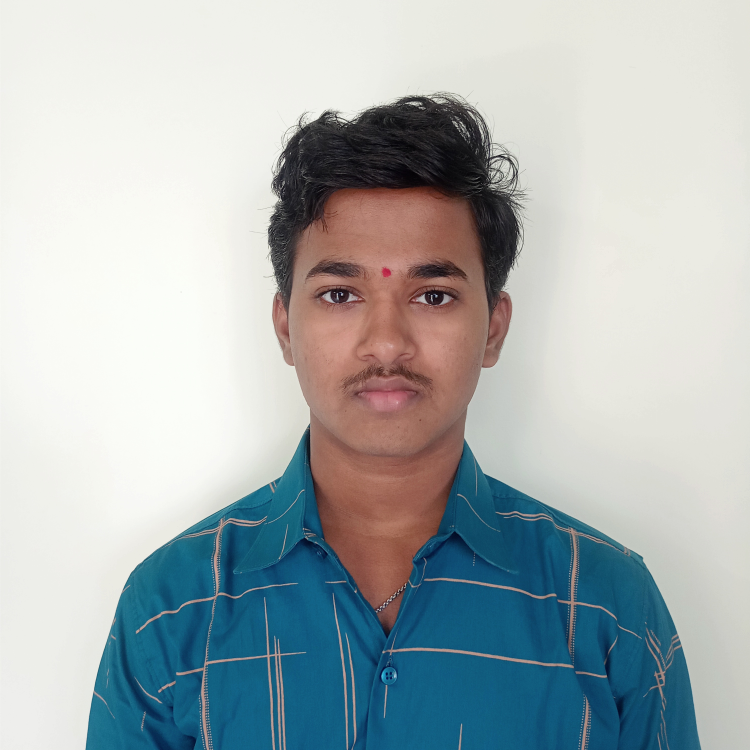
#> input picture vardhan.jpg, 3000 x 3000 px, given in place of the camera (shown at 1/4 size)
$ python face_detect.py
#> lines starting #> are read from the running program, lines starting #| are printed output that depends on the picture
import cv2

cap = cv2.VideoCapture(0, cv2.CAP_DSHOW)

face_cascade = cv2.CascadeClassifier(cv2.data.haarcascades + 'haarcascade_frontalface_default.xml')
while True:
    ret, frame = cap.read()
#> frame is the input picture: shape (3000, 3000, 3); mean B, G, R 179.7, 177.9, 168.5
    if not ret:
        break

    gray = cv2.cvtColor(frame, cv2.COLOR_BGR2GRAY)
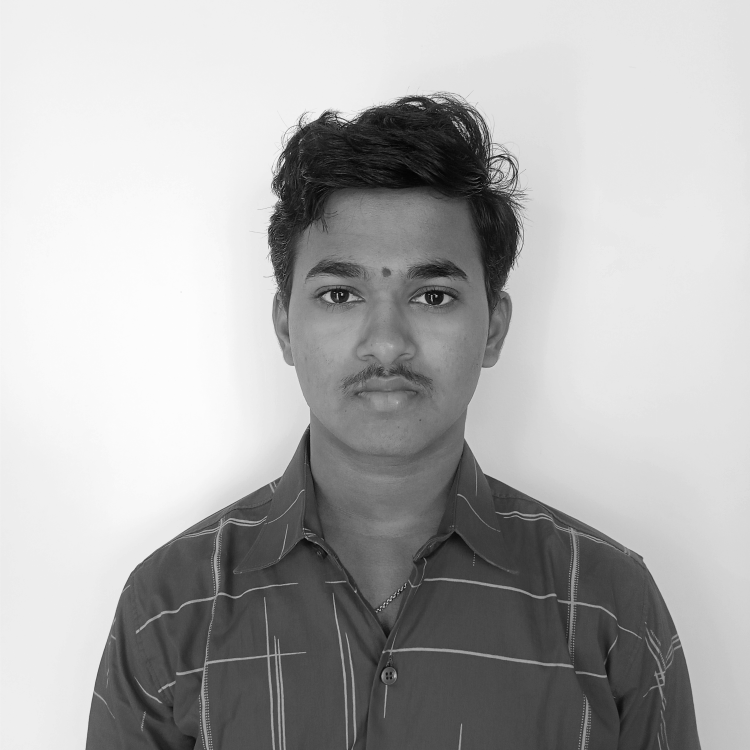
#> gray: shape (3000, 3000) (shown at 1/4 size); min 0, max 255, mean 175.3
    faces = face_cascade.detectMultiScale(gray, 1.1, 5, minSize=(30, 30))
#> faces = [[1528, 2673, 55, 55], [1015, 750, 1073, 1073]]

    for (x, y, w, h) in faces:
        cv2.rectangle(frame, (x, y), (x + w, y + h), (0, 255, 0), 2)
        cv2.putText(frame, "Face", (x, y - 10), cv2.FONT_HERSHEY_SIMPLEX, 0.7, (0, 255, 0), 2)
#> this loop made 2 passes

    resized_output = cv2.resize(frame, (900, 600))
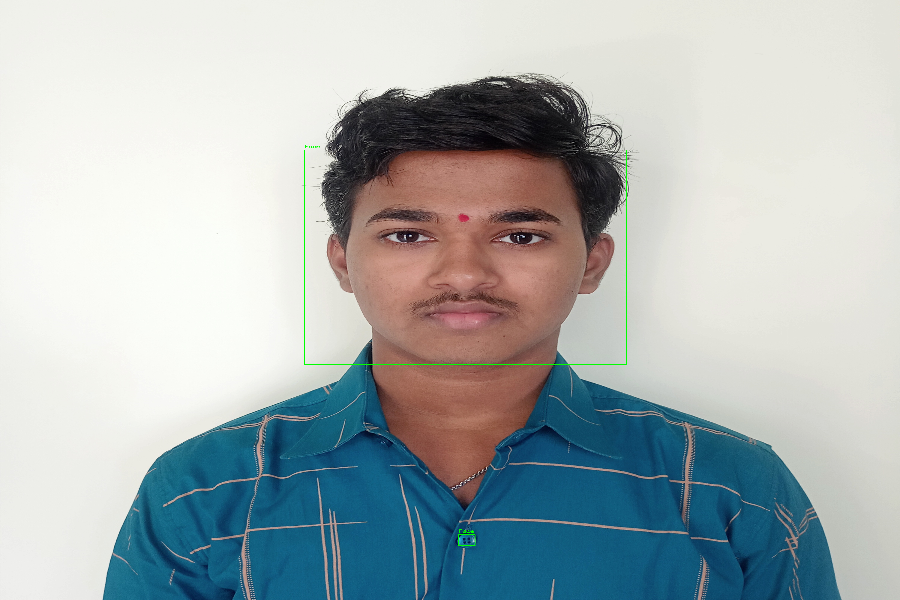
#> resized_output: shape (600, 900, 3); mean B, G, R 179.5, 178.1, 168.3
    cv2.imshow("Face Detection", resized_output)

    if cv2.waitKey(1) & 0xFF == ord('q'):
#> (key q is pressed here)
        break

cap.release()
cv2.destroyAllWindows()
